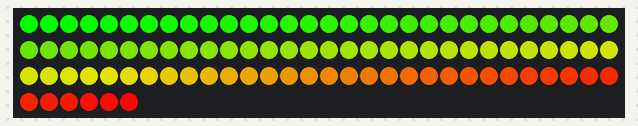
The sketch below on a simulated Arduino Uno, built with avr-gcc and run on an emulated ATmega328P. Parts: 96 RGB LEDs in strip order, left to right, continuing on the next row. Colours are those a GRB WS2812 strip shows for the declared byte order.

Above: at 0.15 s.
At 1.66 s:
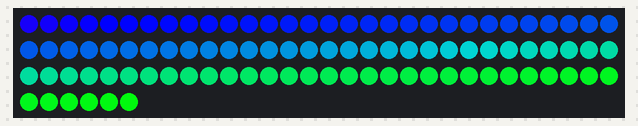
At 3.46 s:
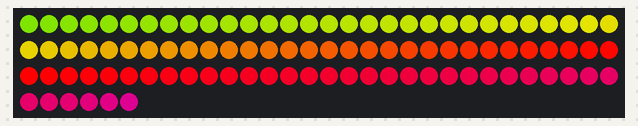
At 5.87 s:
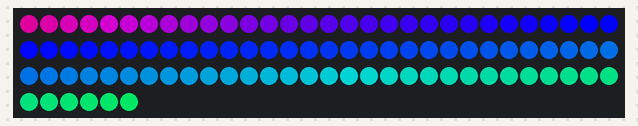
At 8.27 s:
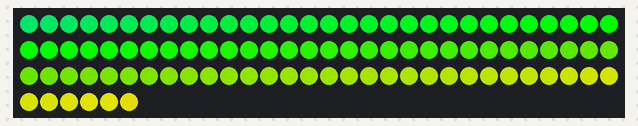
At 16.39 s:
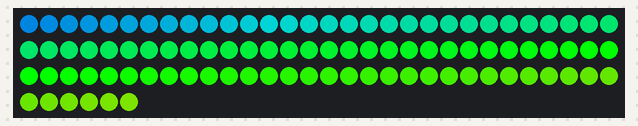

The sketch:

led-controller.ino
```cpp
#include <FastLED.h>

#define NUM_LEDS 96
#define DATA_PIN 8
#define LED_TYPE WS2812B
#define BRIGHTNESS 255
#define SATURATION 255

CRGB leds[NUM_LEDS];

void setup() {
  FastLED.addLeds<LED_TYPE, DATA_PIN>(leds, NUM_LEDS);
}

void loop() {
  for (int j = 0; j < 255; j++) {
    for (int i = 0; i < NUM_LEDS; i++) {
      leds[i] = CHSV(i - (j * 2), SATURATION, BRIGHTNESS); /* The higher the mult value the less fade there is and vice versa */
    }
    FastLED.show();
    delay(25);
  }
}
```

Measured:
- by itself, everything shown: repeats every 15.3 s, in 51 steps
